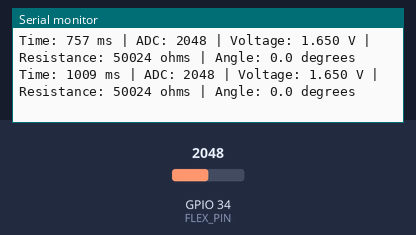
The sketch below on a simulated ESP32. Parts: the last lines printed to the serial monitor. Inputs (shaded band) come from the test bench; at power-on: GPIO 34 (FLEX_PIN) = 2048 (analog values on the 0–4095 scale).

Above: at 1.2 s.
1.3 s: GPIO 34 (FLEX_PIN) set to 4039
At 1.44 s:
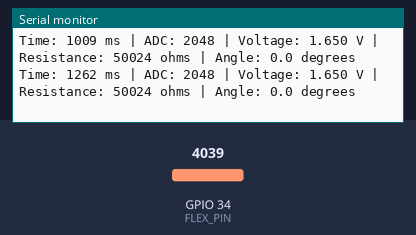
2.8 s: GPIO 34 (FLEX_PIN) set to 4093
At 2.96 s:
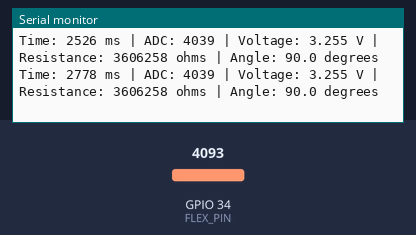
Timing chart, 0 to 5.8 s (numbered marks = the images above; inputs shaded):
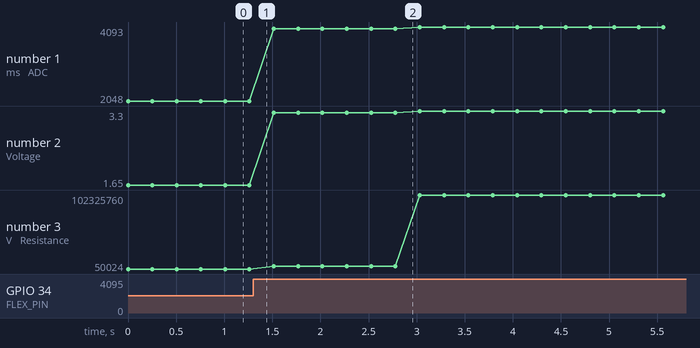

The sketch:

read_flex_sensor.ino
```cpp
// Connect the voltage-divider output to GPIO34.
const int FLEX_PIN = 34;

const float V_REF = 3.3;
const float R_FIXED = 50000.0;  // 50k ohm fixed resistor
const int ADC_MAX = 4095;      // ESP32 12-bit ADC

// Calibration values — adjust to your sensor.
const float R_FLAT = 105000.0;
const float R_BENT = 350000.0;

// Wiring assumed:
// 3.3V -> fixed resistor -> GPIO34 -> flex sensor -> GND

void setup() {
  Serial.begin(115200);
  pinMode(FLEX_PIN, INPUT);
  analogReadResolution(12);
}

void loop() {
  int adc_raw = analogRead(FLEX_PIN);
  float v_out = adc_raw * (V_REF / ADC_MAX);

  Serial.print("Time: ");
  Serial.print(millis());
  Serial.print(" ms | ADC: ");
  Serial.print(adc_raw);
  Serial.print(" | Voltage: ");
  Serial.print(v_out, 3);
  Serial.print(" V");

  if (adc_raw >= ADC_MAX) {
    Serial.println(" | Status: SATURATED_HIGH — check wiring");
  } else {
    float r_flex = R_FIXED * v_out / (V_REF - v_out);

    float angle =
        (r_flex - R_FLAT) * 90.0 / (R_BENT - R_FLAT);
    angle = constrain(angle, 0.0, 90.0);

    Serial.print(" | Resistance: ");
    Serial.print(r_flex, 0);
    Serial.print(" ohms | Angle: ");
    Serial.print(angle, 1);

    Serial.println(" degrees");
  }

  delay(250);
}
```

Measured:
- plotted number 1: 2048 → 4039 after the input at 1.3 s, 4039 → 4093 after the input at 2.8 s
- plotted number 2: 1.65 → 3.25 after the input at 1.3 s, 3.25 → 3.3 after the input at 2.8 s
- plotted number 3: 50024 → 3606258 after the input at 1.3 s, 3606258 → 102325760 after the input at 2.8 s
